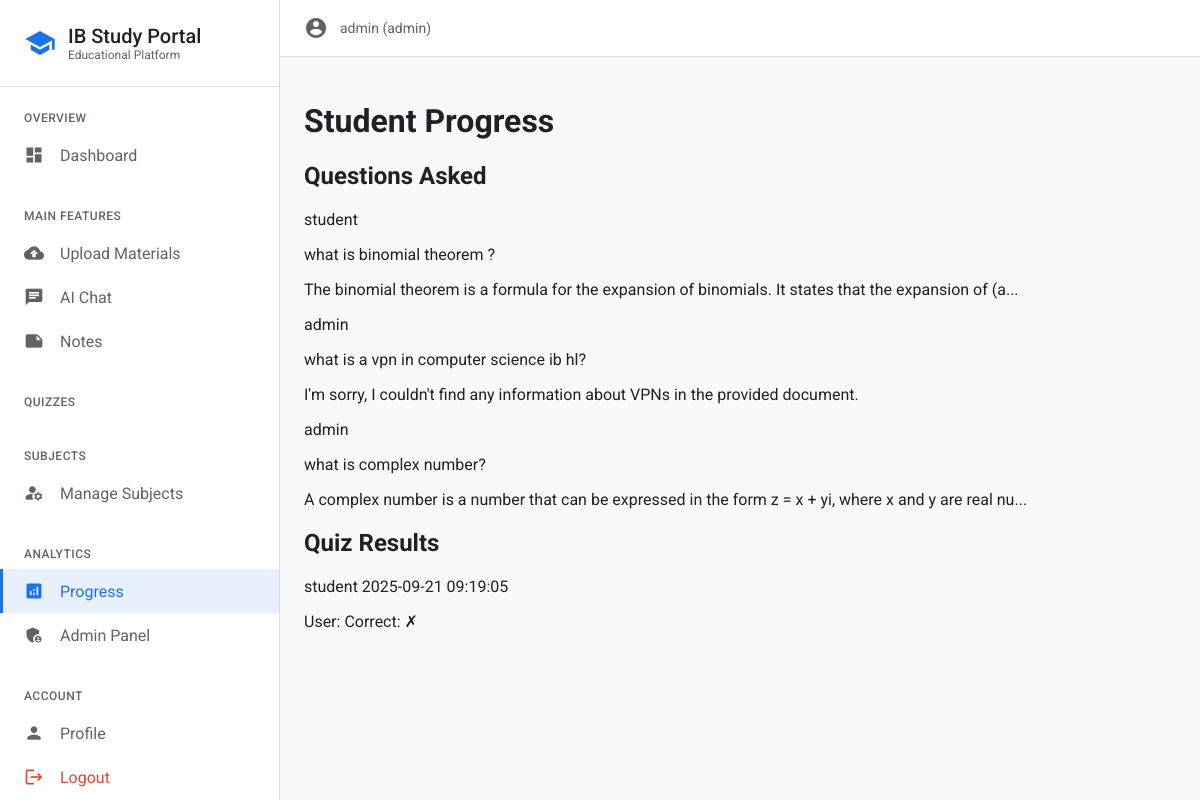
Page /progress (signed in) on the committed database.
### tables this page shows
CREATE TABLE qa_logs (id INTEGER PRIMARY KEY AUTOINCREMENT,user_id INTEGER,question TEXT NOT NULL,answer TEXT NOT NULL,timestamp TIMESTAMP DEFAULT CURRENT_TIMESTAMP,FOREIGN KEY (user_id) REFERENCES users (id));

CREATE TABLE users (id INTEGER PRIMARY KEY AUTOINCREMENT,username TEXT UNIQUE NOT NULL,password_hash TEXT NOT NULL,role TEXT NOT NULL DEFAULT 'student');

CREATE TABLE quiz_results (id INTEGER PRIMARY KEY AUTOINCREMENT,user_id INTEGER,quiz_id INTEGER,score REAL NOT NULL,answers TEXT NOT NULL,time TIMESTAMP DEFAULT CURRENT_TIMESTAMP,FOREIGN KEY (user_id) REFERENCES users (id),FOREIGN KEY (quiz_id) REFERENCES quizzes (id));

### auth.py (the view)
	def wrapper(*args,**kwargs):
		if 'user_id' not in session:
			flash('You need to login first','error')
			return redirect(url_for('login'))
		return f(*args,**kwargs)

### app.py (called while the page is built)
@app.route('/progress')
@login_required
def progress():
	user=get_current_user()
	if user['role'] in ['admin','teacher']:
		qa_logs,quiz_results=get_qa_logs(),get_quiz_results()
	else:
		qa_logs,quiz_results=get_qa_logs(user['id']),get_quiz_results(user['id'])
	return render_template('progress.html',qa_logs=qa_logs,quiz_results=quiz_results)

### auth.py (called while the page is built)
def login_required(f):
	def wrapper(*args,**kwargs):
		if 'user_id' not in session:
			flash('You need to login first','error')
			return redirect(url_for('login'))
		return f(*args,**kwargs)
	wrapper.__name__=f.__name__
	return wrapper

def get_current_user():
	user_id,username,role=session.get('user_id'),session.get('username'),session.get('role')
	return {'id':user_id,'username':username,'role':role}

### db.py (called while the page is built)
def get_db_connection():return sqlite3.connect(DATABASE)

def get_qa_logs(user_id=None):
	conn=get_db_connection()
	cursor=conn.cursor()
	if user_id:
		cursor.execute('''SELECT qa.question, qa.answer, qa.timestamp, u.username FROM qa_logs qa JOIN users u ON qa.user_id = u.id WHERE qa.user_id = ? ORDER BY qa.timestamp DESC''',(user_id,))
	else:
		cursor.execute('''SELECT qa.question, qa.answer, qa.timestamp, u.username FROM qa_logs qa JOIN users u ON qa.user_id = u.id ORDER BY qa.timestamp DESC''')
	logs=[{'question':row[0],'answer':row[1],'timestamp':row[2],'username':row[3]} for row in cursor.fetchall()]
	conn.close()
	return logs

def get_quiz_results(user_id=None):
	conn=get_db_connection()
	cursor=conn.cursor()
	if user_id:
		cursor.execute('''SELECT qr.score, qr.time, qr.answers, u.username, q.title FROM quiz_results qr JOIN users u ON qr.user_id = u.id JOIN quizzes q ON qr.quiz_id = q.id WHERE qr.user_id = ? ORDER BY qr.time DESC''',(user_id,))
	else:
		cursor.execute('''SELECT qr.score, qr.time, qr.answers, u.username, q.title FROM quiz_results qr JOIN users u ON qr.user_id = u.id JOIN quizzes q ON qr.quiz_id = q.id ORDER BY qr.time DESC''')
	results=[{'score':row[0],'time':row[1],'answers':json.loads(row[2]),'username':row[3],'quiz_title':row[4]} for row in cursor.fetchall()]
	conn.close()
	return results

### templates/progress.html (shortened to what this page needs)
{% extends "base.html" %}
{% block content %}
<div class="max-w-6xl mx-auto">
    <h1 class="text-2xl font-bold mb-6 text-blue-400">Student Progress</h1>
    <div class="grid grid-cols-1 lg:grid-cols-2 gap-6">
        <div class="bg-gray-800 rounded-lg p-6">
            <h2 class="text-xl font-semibold mb-4 text-white">Questions Asked</h2>
            {% if qa_logs %}
                <div class="space-y-3 max-h-96 overflow-y-auto">
                    {% for log in qa_logs %}
                        <div class="bg-gray-700 rounded p-3">
                            <div class="flex justify-between items-start mb-2">
                                <span class="text-sm text-gray-300">{{ log.username }}</span>
                            </div>
                            <p class="text-white text-sm mb-1">{{ log.question }}</p>
                            <p class="text-gray-400 text-xs">{{ log.answer[:100] }}{% if log.answer|length > 100 %}...{% endif %}</p>
                        </div>
                    {% endfor %}
                </div>
            {% else %}
                <p class="text-gray-400">No questions asked yet.</p>
            {% endif %}
        </div>
        <div class="bg-gray-800 rounded-lg p-6">
            <h2 class="text-xl font-semibold mb-4 text-white">Quiz Results</h2>
            {% if quiz_results %}
                <div class="space-y-3 max-h-96 overflow-y-auto">
                    {% for result in quiz_results %}
                        <div class="bg-gray-700 rounded p-3">
                            <div class="flex justify-between items-start mb-2">
                                <span class="text-sm text-gray-300">{{ result.username }}</span>
                                <span class="text-xs text-gray-400">{{ result.time }}</span>
                            </div>
                            <div class="flex justify-between items-center">
                                <span class="text-xs text-gray-400">User: {{ result.user_answer }}</span>
                                <span class="text-xs text-gray-400">Correct: {{ result.correct_answer }}</span>
                                {% if result.is_correct %}
                                    <span class="text-green-400 text-xs">✓</span>
                                {% else %}
                                    <span class="text-red-400 text-xs">✗</span>
                                {% endif %}
                            </div>
                        </div>
                    {% endfor %}
                </div>
            {% else %}
                <p class="text-gray-400">No quiz results yet.</p>
            {% endif %}
        </div>
    </div>
</div>
{% endblock %}

### templates/base.html (style rules this page uses)
* { font-family: 'Roboto', sans-serif; box-sizing: border-box; }
body { margin: 0; padding: 0; background: #f8f9fa; color: #202124; overflow-x: hidden; }

### rows in the picture
qa_logs: username "student", question "what is binomial theorem ?", answer "The binomial theorem is a formula for the expansion of binomials. It states that the expansion of (a"
qa_logs: username "admin", question "what is a vpn in computer science ib hl?", answer "I'm sorry, I couldn't find any information about VPNs in the provided document."
qa_logs: username "admin", question "what is complex number?", answer "A complex number is a number that can be expressed in the form z = x + yi, where x and y are real nu"
quiz_results: username "student", time "2025-09-21 09:19:05"

### other values in the picture
{{ session.username }} "admin"
{{ session.role }} "admin"
